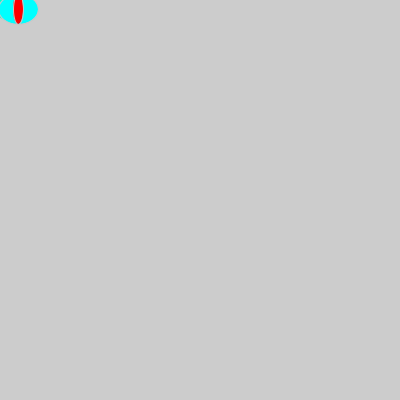
Frame 1 (no input)
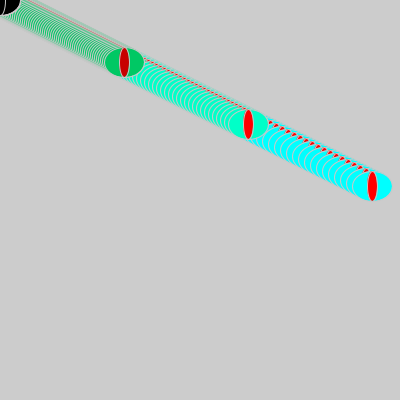
Frame 60 (the mouse pressed at the canvas centre just before this capture)
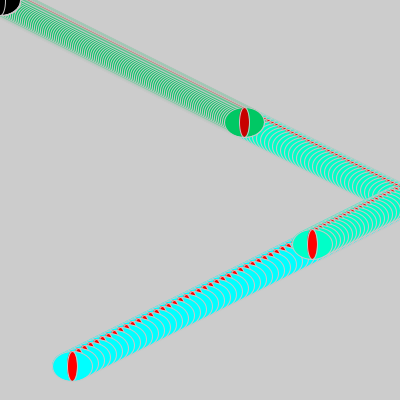
Frame 120 (the mouse held since frame 60 and released just before this capture)

The Processing sketch that drew these frames (run headless with seeded random() and noise(); from frame 60 on, the mouse is pressed at the canvas centre):

// Processing sketch: processing_58470
// ── processing_58470.pde

int []x=new int[4];
int []y=new int[4];
int[]xspeed=new int[4];
int[]yspeed=new int[4];


void setup ()
{
  size(400,400);
  stroke(200);
  for(int i=0;i<4; i++){
  x[i]=4*i;
  y[i]=2*i;
  xspeed[i]=2*i;
  yspeed[i]=1*i;
   }
   
 }

void draw()
{
    
  for(int i=0; i<4; i++)
  {
  x[i]=x[i]+xspeed[i];
  if (x[i]>=400||x[i]<=0)
  {
  xspeed[i]=xspeed[i]*-1;
  fill(100*i,220,0);
  }
  y[i]=y[i]+yspeed[i];
  if(y[i]>=400||y[i]<=0)
   {
    yspeed[i]=yspeed[i]*-1;
    }
  fill(0,200*i,100*i);
  ellipse(x[i],y[i],40,30);
  fill(200*i,0,0);
 ellipse(x[i],y[i],10,30); 
  
  
  
  }
  
}
